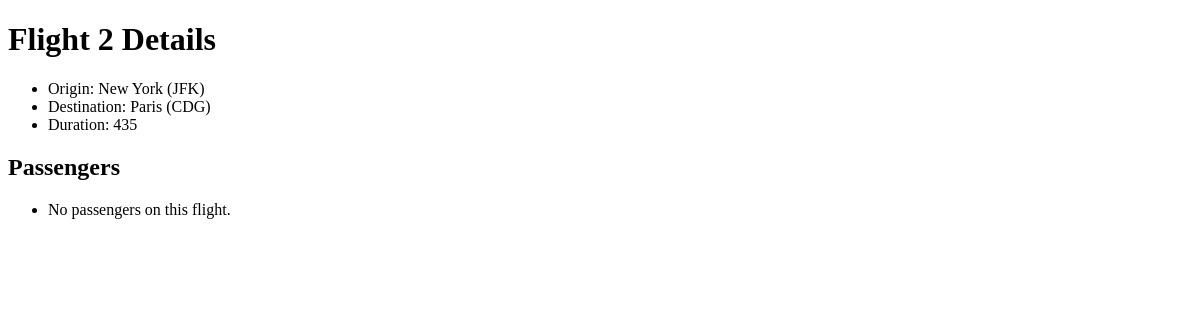
Page /flights/2 on the earlier database version.
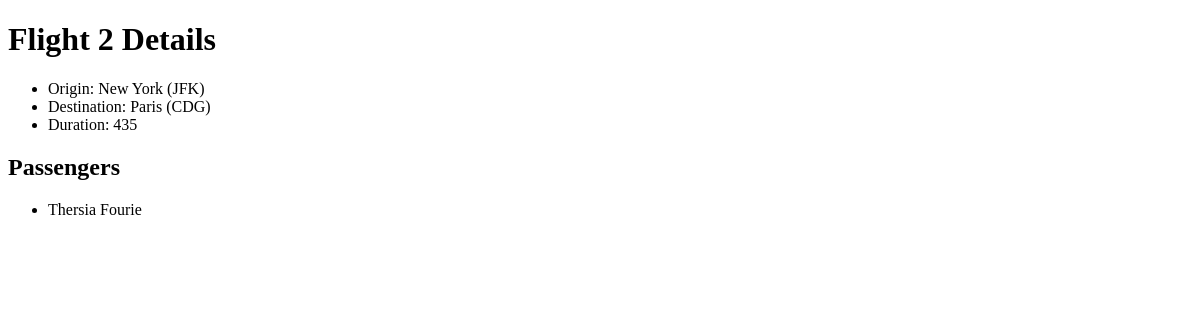
Same page on the later database version.
### flights/models.py (models this page shows)
class Passenger(models.Model):
    first_name = models.CharField(max_length=64)
    last_name = models.CharField(max_length=64)
    flights = models.ManyToManyField(Flight, blank=True, related_name='passengers')
    ''' This class defines a Passenger model with fields for first name and last name.
        It also establishes a many-to-many relationship with the Flight model, allowing passengers to be associated with multiple flights.
        The related_name 'passengers' allows access to all passengers associated with a specific flight. '''
    def __str__(self):
        return f"{self.first_name} {self.last_name}"

### flights/views.py (the view)
# urls.py: path("<int:flight_id>", views.flight, name="flight"),
def flight(request, flight_id):
    flight = Flight.objects.get(pk=flight_id) # pk(primary key) Get the flight with the given ID
    return render(request, "flights/flight.html", {
        "flight": flight , # Pass the flight object to the template
        "passengers": flight.passengers.all() # Fetch all passengers associated with the flight
    })

### flights/models.py (called while the page is built)
    def __str__(self):
        return f"{self.city} ({self.code})"

### flights/templates/flights/flight.html
{% extends "flights/layout.html" %}
{% block body %}
    <h1>Flight {{ flight.id }} Details</h1>
    <ul>
        <li>Origin: {{flight.origin}}</li>
        <li>Destination: {{flight.destination}}</li>
        <li>Duration: {{flight.duration}}</li>
    </ul>
    <h2>Passengers</h2>
    <ul>
        {% for passenger in passengers %}
            <li>{{ passenger }}</li>
        {% empty %}
            <li>No passengers on this flight.</li>
        {% endfor %}
    </ul>
{% endblock %}

Differences in the rows shown:
added Passenger: first_name+last_name "Thersia Fourie"
Other differences:
text no longer shown: "No passengers on this flight."
